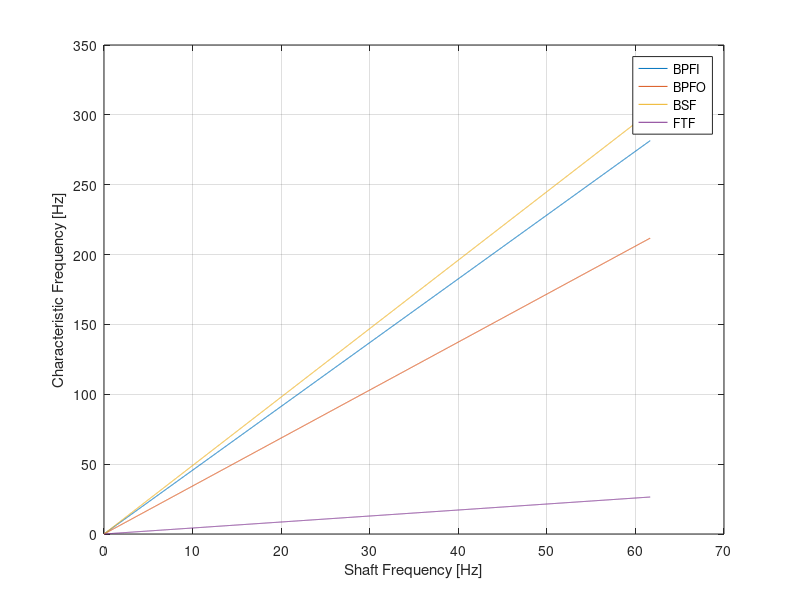

MATLAB code to generate this figure:
%% clear
clear
clear figures
%% Setup
Fs = 48e3;
fShaft = (0:3700)/60;        % Pinion bearing shaft frequency (Hz)
t = 0:1/Fs:20-1/Fs;

%% Bearing
n = 8;         % Number of rolling element bearings
d = 0.002;      % Diameter of rolling elements 
p = 0.010;      % Pitch diameter of bearing
thetaDeg = 45; % Contact angle in degrees

bpfi = fShaft.*(n/2*(1 + d/p*cosd(thetaDeg))); % Ballpass frequency, inner race
bpfo = fShaft.*(n/2*(1-d/p*cosd(thetaDeg))); % Ballpass frequency, outer race
bsf = fShaft.*(p/d*(1 - (d/p*cosd(thetaDeg))^2)); % Ball spin frequency
ftf = fShaft.*(1/2*(1-d/p*cosd(thetaDeg))); % Fundamental train frequency

plot(fShaft, bpfi, fShaft, bpfo, fShaft, bsf, fShaft, ftf);
grid on
legend('BPFI', 'BPFO', 'BSF', 'FTF', 'Location', 'Best');
xlabel('Shaft Frequency [Hz]');
ylabel('Characteristic Frequency [Hz]');

